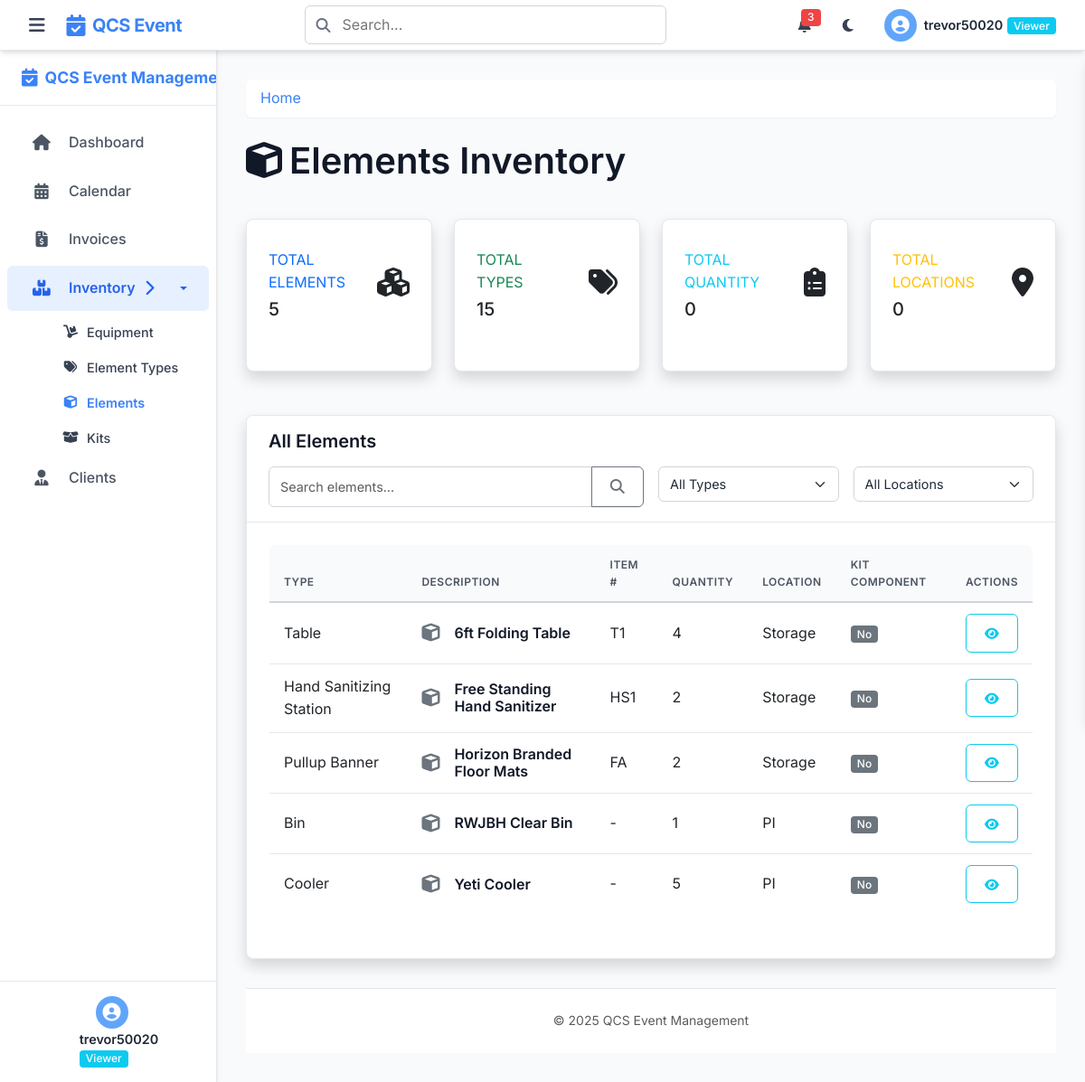
The page /elements (signed in) on the database its author committed.
### tables this page shows
CREATE TABLE elements (
    element_id INTEGER PRIMARY KEY AUTOINCREMENT,
    type_id INTEGER NOT NULL,
    item_description TEXT NOT NULL,
    item_number TEXT,  -- Can be NULL if no item number is assigned
    quantity INTEGER NOT NULL CHECK (quantity >= 0),
    location TEXT NOT NULL,
    is_kit_component BOOLEAN DEFAULT 0, -- 0 for false, 1 for true.
    FOREIGN KEY (type_id) REFERENCES element_types(type_id)
);

CREATE TABLE element_types (
    type_id INTEGER PRIMARY KEY AUTOINCREMENT,
    type_name TEXT NOT NULL UNIQUE
);

### app.py (the view)
@app.route('/elements')
@login_required
def elements():
    db = get_db()
    search = request.args.get('search', '')
    type_filter = request.args.get('type', '')
    location_filter = request.args.get('location', '') # Assuming location_id exists in elements table
    query = '''
        SELECT e.*, t.type_name
        FROM elements e
        JOIN element_types t ON e.type_id = t.type_id
        WHERE 1=1
    '''
    params = []
    if search:
        query += " AND (e.item_description LIKE ? OR e.item_number LIKE ?)"
        search_param = f"%{search}%"
        params.extend([search_param, search_param])
    if type_filter:
        query += " AND e.type_id = ?"
        params.append(type_filter)
    query += " ORDER BY e.item_description ASC"
    elements_list = db.execute(query, params).fetchall()
    element_types_list = db.execute('SELECT * FROM element_types ORDER BY type_name').fetchall()
    return render_template('elements.html',
                           elements=elements_list,
                           types=element_types_list,
                           search=search,
                           type_filter=type_filter,
                           location_filter=location_filter)

### helpers.py (called while the page is built)
def get_db():
    if 'db' not in g:
        g.db = sqlite3.connect(
            current_app.config['DATABASE'],
            detect_types=sqlite3.PARSE_DECLTYPES
        )
        g.db.row_factory = sqlite3.Row
    return g.db

def login_required(f):
    @wraps(f)
    def decorated_function(*args, **kwargs):
        if 'user_id' not in session:
            flash('Please log in first', 'warning')
            return redirect(url_for('login'))
        return f(*args, **kwargs)
    return decorated_function

### templates/elements.html (shortened to what this page needs)
{% extends 'layout.html' %}
{% block content %}
<div class="d-flex justify-content-between align-items-center mb-4">
    <h1><i class="fas fa-cube me-2"></i>Elements Inventory</h1>
</div>
<div class="row mb-4">
    <div class="col-xl-3 col-md-6 mb-4">
        <div class="card border-left-primary shadow h-100 py-2">
            <div class="card-body">
                <div class="row no-gutters align-items-center">
                    <div class="col mr-2">
                        <div class="text-xs font-weight-bold text-primary text-uppercase mb-1">
                            Total Elements
                        </div>
                        <div class="h5 mb-0 font-weight-bold text-gray-800">{{ elements|length }}</div>
                    </div>
                    <div class="col-auto">
                        <i class="fas fa-cubes fa-2x text-gray-300"></i>
                    </div>
                </div>
            </div>
        </div>
    </div>
    <div class="col-xl-3 col-md-6 mb-4">
        <div class="card border-left-success shadow h-100 py-2">
            <div class="card-body">
                <div class="row no-gutters align-items-center">
                    <div class="col mr-2">
                        <div class="text-xs font-weight-bold text-success text-uppercase mb-1">
                            Total Types
                        </div>
                        <div class="h5 mb-0 font-weight-bold text-gray-800">
                            {{ types|length }}
                        </div>
                    </div>
                    <div class="col-auto">
                        <i class="fas fa-tags fa-2x text-gray-300"></i>
                    </div>
                </div>
            </div>
        </div>
    </div>
    <div class="col-xl-3 col-md-6 mb-4">
        <div class="card border-left-info shadow h-100 py-2">
            <div class="card-body">
                <div class="row no-gutters align-items-center">
                    <div class="col mr-2">
                        <div class="text-xs font-weight-bold text-info text-uppercase mb-1">
                            Total Quantity
                        </div>
                        <div class="h5 mb-0 font-weight-bold text-gray-800">
                            {% set total_quantity = 0 %}
                            {% for element in elements %}
                                {% set total_quantity = total_quantity + element.quantity %}
                            {% endfor %}
                            {{ total_quantity }}
                        </div>
                    </div>
                    <div class="col-auto">
                        <i class="fas fa-clipboard-list fa-2x text-gray-300"></i>
                    </div>
                </div>
            </div>
        </div>
    </div>
    <div class="col-xl-3 col-md-6 mb-4">
        <div class="card border-left-warning shadow h-100 py-2">
            <div class="card-body">
                <div class="row no-gutters align-items-center">
                    <div class="col mr-2">
                        <div class="text-xs font-weight-bold text-warning text-uppercase mb-1">
                            Total Locations
                        </div>
                        <div class="h5 mb-0 font-weight-bold text-gray-800">{{ locations|length }}</div>
                    </div>
                    <div class="col-auto">
                        <i class="fas fa-map-marker-alt fa-2x text-gray-300"></i>
                    </div>
                </div>
            </div>
        </div>
    </div>
</div>
<div class="card shadow mb-4">
    <div class="card-header bg-white py-3">
        <div class="row align-items-center mb-3">
            <div class="col">
                <h5 class="mb-0 text-gray-800">All Elements</h5>
            </div>
        </div>
        <form method="get" class="row g-3">
            <div class="col-md-6">
                <div class="input-group">
                    <input type="text" class="form-control" placeholder="Search elements..." name="search" value="{{ request.args.get('search', '') }}">
                    <button class="btn btn-outline-secondary" type="submit">
                        <i class="fas fa-search"></i>
                    </button>
                </div>
            </div>
            <div class="col-md-3">
                <select id="typeFilter" name="type" class="form-select" onchange="this.form.submit()">
                    <option value="">All Types</option>
                </select>
            </div>
            <div class="col-md-3">
                <select id="locationFilter" name="location" class="form-select" onchange="this.form.submit()">
                    <option value="">All Locations</option>
                </select>
            </div>
        </form>
    </div>
    <div class="card-body">
        {% if elements %}
            <div class="table-responsive">
                <table class="table table-hover align-middle">
                    <thead>
                        <tr>
                            <th>Type</th>
                            <th>Description</th>
                            <th>Item #</th>
                            <th>Quantity</th>
                            <th>Location</th>
                            <th>Kit Component</th>
                            <th class="text-end">Actions</th>
                        </tr>
                    </thead>
                    <tbody>
                        {% for element in elements %}
                        <tr>
                            <td>{{ element.type_name }}</td>
                            <td>
                                <div class="d-flex align-items-center">
                                    <div class="flex-shrink-0">
                                        <i class="fas fa-cube fa-lg text-secondary me-3"></i>
                                    </div>
                                    <div>
                                        <h6 class="mb-0">{{ element.item_description }}</h6>
                                    </div>
                                </div>
                            </td>
                            <td>{{ element.item_number or '-' }}</td>
                            <td>{{ element.quantity }}</td>
                            <td>{{ element.location }}</td>
                            <td>
                                {% if element.is_kit_component %}
                                <span class="badge bg-info">Yes</span>
                                {% else %}
                                <span class="badge bg-secondary">No</span>
                                {% endif %}
                            </td>
                            <td class="text-end">
                                <div class="btn-group">
                                    <a href="{{ url_for('view_element', element_id=element.element_id) }}" class="btn btn-sm btn-outline-info">
                                        <i class="fas fa-eye"></i>
                                    </a>
                                </div>
                            </td>
                        </tr>
                        {% endfor %}
                    </tbody>
                </table>
            </div>
        {% endif %}
    </div>
</div>
{% endblock %}

### rows shown on the page
elements: type_name "Table", item_description "6ft Folding Table", item_number "T1", quantity "4", location "Storage", is_kit_component "No"
elements: type_name "Hand Sanitizing Station", item_description "Free Standing Hand Sanitizer", item_number "HS1", quantity "2", location "Storage", is_kit_component "No"
elements: type_name "Pullup Banner", item_description "Horizon Branded Floor Mats", item_number "FA", quantity "2", location "Storage", is_kit_component "No"
elements: type_name "Bin", item_description "RWJBH Clear Bin", item_number "-", quantity "1", location "PI", is_kit_component "No"
elements: type_name "Cooler", item_description "Yeti Cooler", item_number "-", quantity "5", location "PI", is_kit_component "No"

### other values the page prints
{{ session.username }} "trevor50020"
{{ elements|length }} "5"
{{ types|length }} "15"
{{ total_quantity }} "0"
{{ locations|length }} "0"
